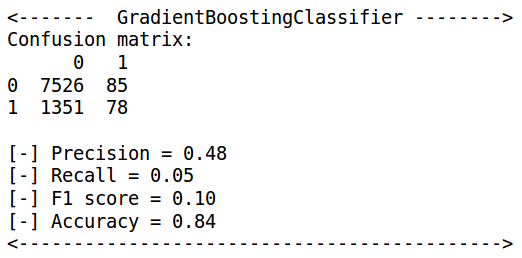

Here is the Python script that generated this plot:
import warnings
warnings.filterwarnings('ignore')

import sys
import random
import numpy as np

from sklearn import linear_model, cross_validation, metrics, svm
from sklearn.metrics import confusion_matrix, precision_recall_fscore_support, accuracy_score
from sklearn.ensemble import RandomForestClassifier
from sklearn.preprocessing import StandardScaler

import pandas as pd
import matplotlib.pyplot as plt
%matplotlib inline

import pydoop.hdfs as hdfs

def read_csv_from_hdfs(path, cols, col_types=None):
  files = hdfs.ls(path);
  pieces = []
  for f in files:
    fhandle = hdfs.open(f)
    pieces.append(pd.read_csv(fhandle, names=cols, dtype=col_types))
    fhandle.close()
  return pd.concat(pieces, ignore_index=True)

# read files
cols = ['delay', 'month', 'day', 'dow', 'hour', 'distance', 'carrier', 'dest', 'days_from_holiday']
col_types = {'delay': int, 'month': int, 'day': int, 'dow': int, 'hour': int, 'distance': int, 
             'carrier': str, 'dest': str, 'days_from_holiday': int}

data_2014 = read_csv_from_hdfs('/home/paven/Bigdata/Project/Data_2014', cols, col_types)
data_2015 = read_csv_from_hdfs('/home/paven/Bigdata/Project/Data_2015', cols, col_types)

# Create training set and test set
cols = ['month', 'day', 'dow', 'hour', 'distance', 'days_from_holiday']
train_y = data_2014['delay'] >= 15
train_x = data_2014[cols]

test_y = data_2015['delay'] >= 15
test_x = data_2015[cols]

print train_x.shape

from sklearn.ensemble import GradientBoostingClassifier

clf_gbc = GradientBoostingClassifier(n_estimators=100, learning_rate=1.0, max_depth=1, random_state=0)

clf_gbc.fit(train_x, train_y)

# Evaluate on test set
pr = clf_gbc.predict(test_x)

# print results
cm = confusion_matrix(test_y, pr)
print "<-------  GradientBoostingClassifier -------->"
print "Confusion matrix:"
print pd.DataFrame(cm)
report_svm = precision_recall_fscore_support(list(test_y), list(pr), average='binary')
print "\n[-] Precision = %0.2f\n[-] Recall = %0.2f\n[-] F1 score = %0.2f\n[-] Accuracy = %0.2f" % \
        (report_svm[0], report_svm[1], report_svm[2], accuracy_score(list(test_y), list(pr)))
print "<-------------------------------------------->\n"
